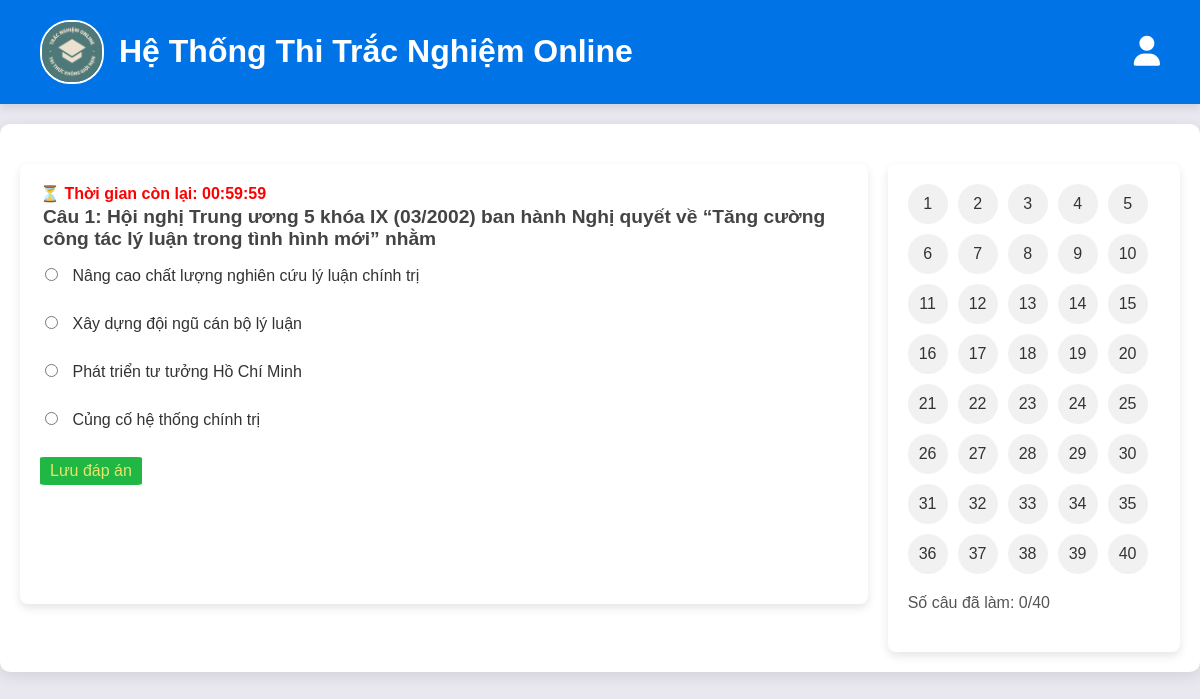
Screenshot of /index.php?page=exam with the database file from the repository.
### tables this page shows
CREATE TABLE `cau_hoi` (
  `id` int(11) NOT NULL,
  `question` varchar(252) NOT NULL,
  `A` varchar(252) NOT NULL,
  `B` varchar(252) NOT NULL,
  `C` varchar(252) NOT NULL,
  `D` varchar(252) NOT NULL,
  `answer` varchar(252) NOT NULL,
  `chapter` int(11) NOT NULL
);

### controllers/exam_handler.php (called while the page is built, shortened)
<?php
require_once __DIR__ . '/question_functions.php';
function start_exam() {
    if (!isset($_SESSION['questions'])) {
        $_SESSION['questions'] = get_random_questions();
    }
    include __DIR__ . '/../views/exam.php';
}

### index.php (called while the page is built)
<?php
require_once 'router.php';?>

### controllers/question_functions.php (called while the page is built)
<?php
function get_random_questions($limit = 40) {
    require_once __DIR__ . '/../core/Database.php';
    $sql = "SELECT * FROM cau_hoi ORDER BY RAND() LIMIT $limit";
    $result = mysqli_query($conn, $sql);
    $questions = [];
    $index = 1;
    while ($row = mysqli_fetch_assoc($result)) {
        $questions[$index++] = [
            'id' => $row['id'],
            'question' => $row['question'],
            'A' => $row['A'],
            'B' => $row['B'],
            'C' => $row['C'],
            'D' => $row['D'],
            'answer' => $row['answer']
        ];
    }
    return $questions;
}

### views/exam.php (the view, shortened to what this page needs)
<!DOCTYPE html>
<html lang="vi">
<head>
    <link rel="stylesheet" href="style/css/trangLamBai.css">
    <link rel="stylesheet" href="style/css/headerExam.css">
    <link rel="stylesheet" href="https://cdnjs.cloudflare.com/ajax/libs/font-awesome/6.4.0/css/all.min.css">
</head>
<body>
    <?php
        require __DIR__ . '/widget/headerExam.php';
        $cur_question = $_GET['question'] ?? 1;
        $question = $_SESSION['questions'][$cur_question];
        $selected = $_SESSION['answers'][$cur_question] ?? '';
    ?>
<div class="container">
    <div class="exam">
        <form method="POST">
            <div style="text-align: left; font-weight: bold; color: red;">
                ⏳ Thời gian còn lại: <span id="countdown">Đang tải...</span>
            </div>
            <h5>Câu <?= $cur_question ?>: <?= $question['question'] ?></h5>
            <?php foreach (['A', 'B', 'C', 'D'] as $option): ?>
                <label>
                    <input type="radio" name="answer" value="<?= $option ?>" <?= $selected === $option ? 'checked' : '' ?>>
                    <?= $question[$option] ?>
                </label><br>
            <?php endforeach; ?>
            <button name="<?= $cur_question < 40 ? 'submit_answer' : 'submit_test' ?>" id="<?= $cur_question < 40 ? 'saveAnswer' : 'submitAnswer' ?>">
                <?= $cur_question < 40 ? 'Lưu đáp án' : 'Nộp bài' ?>
            </button>
        </form>
    </div>
    <div class="tableQuestion">
        <div class="number-question">
            <?php for ($i = 1; $i <= 40; $i++): ?>
                <li type="none">
                    <button class="question-btn"
                        <?= isset($_SESSION['answers'][$i]) ? 'style="background-color: #45a049; color: white;"' : '' ?>
                            data-id="<?= $i ?>">
                        <?= $i ?>
                    </button>
                </li>
            <?php endfor; ?>
        </div>
        <div class="question-done">
            <p>Số câu đã làm: <span id="answered"><?= count($_SESSION['answers'] ?? []) ?></span>/40</p>
        </div>
    </div>
</div>
</body>
</html>

### style/css/trangLamBai.css (style rules this page uses)
body { font-family: Arial, sans-serif; background-color: rgb(233, 232, 241); margin: 0; padding: 0; color: #333; }
.container { display: flex; justify-content: flex-start; align-items: flex-start; max-width: 1400px; padding: 20px; background-color: white; border-radius: 10px; box-shadow: 0 4px 15px rgba(0, 0, 0, 0.1); margin: 20px auto; }
.exam { background: #fff; border-radius: 8px; box-shadow: 0 4px 10px rgba(0, 0, 0, 0.1); padding: 20px; margin-bottom: 20px; flex: 4; margin-right: 20px; margin-top: 20px; min-height: 400px; }
.exam h5 { font-size: 1.2em; margin-bottom: 15px; color: #444; }
.exam label { display: block; margin-bottom: 10px; font-size: 1em; border-radius: 5px; cursor: pointer; transition: all 0.3s ease; }
.exam input[type="radio"] { margin-right: 10px; }
.exam button { background-color: #007bff; color: white; border: none; padding: 10px 20px; border-radius: 5px; font-size: 1em; cursor: pointer; transition: background-color 0.3s ease; }
form h5 { margin: 3px; font-size: 20px; }
.tableQuestion { flex: 1.25; background: #fff; border-radius: 8px; box-shadow: 0 4px 10px rgba(0, 0, 0, 0.1); padding: 20px; margin-top: 20px; height: auto; }
.number-question { display: flex; flex-wrap: wrap; gap: 10px; margin-bottom: 20px; }
.number-question li { list-style: none; }
.number-question .question-btn { width: 40px; height: 40px; border: none; border-radius: 50%; background-color: #f1f1f1; color: #333; font-size: 1em; cursor: pointer; transition: background-color 0.3s ease, transform 0.2s ease; }
.question-done { font-size: 1em; color: #555; margin-bottom: 20px; }
#saveAnswer { padding: 5px 10px; background-color: #21b744; color: rgb(233, 229, 106); border: none; cursor: pointer; border-radius: 5%; }

### rows the page displays
cau_hoi: question "Hội nghị Trung ương 5 khóa IX (03/2002) ban hành Nghị quyết về “Tăng cường công tác lý luận trong tình hình mới” nhằm", A "Nâng cao chất lượng nghiên cứu lý luận chính trị", B "Xây dựng đội ngũ cán bộ lý luận", C "Phát triển tư tưởng Hồ Chí Minh", D "Củng cố hệ thống chính trị"

### other values shown
$cur_question "1"
count($_SESSION['answers'] ?? []) "0"
